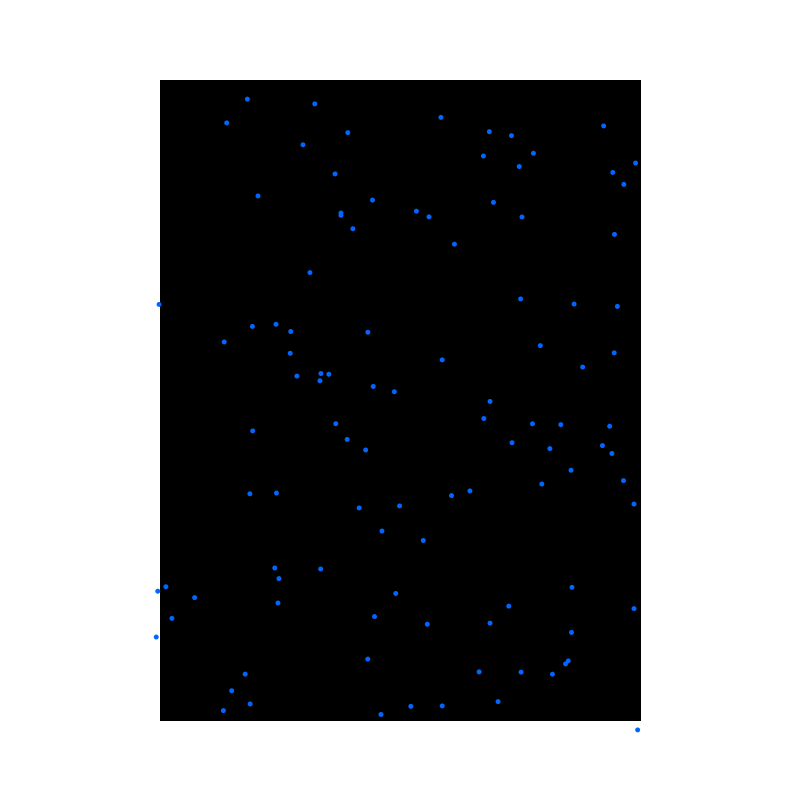
Frame 1 (no input)
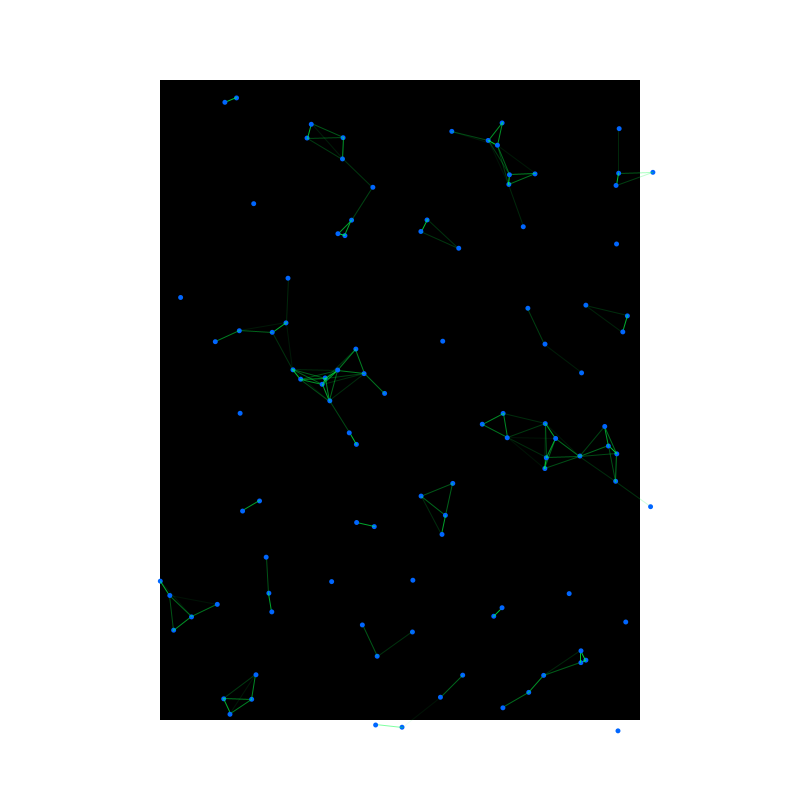
Frame 60 (the mouse pressed at the canvas centre just before this capture)
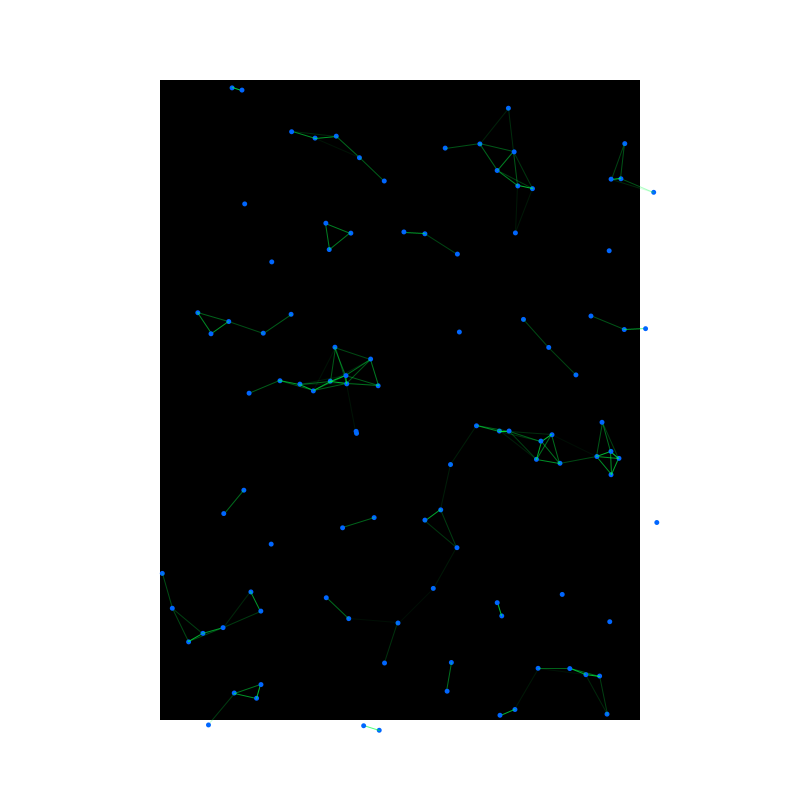
Frame 120 (the mouse held since frame 60 and released just before this capture)

The Processing sketch that drew these frames (run headless with seeded random() and noise(); from frame 60 on, the mouse is pressed at the canvas centre):

// Processing sketch: build
// ── build.pde
/*
	Places N random dots wherever a pixel is dark/black.
*/

int num = 200;
ArrayList<Ball> balls;

void setup() {
	size(800,800);
	background(#FFFFFF);
	smooth();
	// noLoop();

	createStuff();
}

void createStuff() {

	// Black rect in center.
	rectMode(CENTER);
	fill(#000000);
	rect(width/2, height/2, width*0.60, height*0.80);
	
	// Init balls;
	balls = new ArrayList<Ball>();

	// Randomly select a pixel.
	// If it selects a black pixel, then create a circle over it.
	loadPixels();
	for (int i = 0; i < num; ++i) {
		int x = (int) random(width);
		int y = (int) random(height);
		int pixelIndex = y*height + x;
		
		if ( brightness(pixels[pixelIndex]) < 10 ) {
			PVector location = new PVector(x,y);
			int radius = (int) random(5,25);
			int offset = 0;
			color c = #0066FF;
			balls.add(new Ball(location, radius, offset, c));
		}

	}

}

void draw() {
	background(#FFFFFF);

	// Black rect in center.
	rectMode(CENTER);
	fill(#000000);
	rect(width/2, height/2, width*0.60, height*0.80);

	for (int i = 0; i < balls.size(); ++i) {
		Ball curBall = balls.get(i);
		curBall.run();

		// Draw connections. We start at j = i+1 because we don't want to make a connection
		// with balls we had already connected to, including balls[i] itself.
		for (int j = i+1; j < balls.size(); ++j) {
				Ball destinationBall = balls.get(j);
				if ( drawConnetion(curBall, destinationBall) ) {
					// curBall.incrementConnectionsBy(1);
				}
		}
	}
}

boolean drawConnetion(Ball from, Ball to) {
	int maxDistance = 50;
	int distance = (int) from.location.dist( to.location );

	if ( distance < maxDistance ) {
		int strokeAlpha = (int) map(distance, 0, maxDistance, 255, 10);
		stroke(#00FF44, strokeAlpha);
		strokeWeight(1);
		line(from.location.x, from.location.y, to.location.x, to.location.y);
		return true;
	}
	return false;
}
				
// ── Ball.pde
public class Ball {

	public PVector origin, location;
	public int radius;
	public int offset;
	public color c;

	public int connections;

	public int circleRadius = 5;

	public Ball(PVector _origin, int _radius, int _offset, color _c) {
		origin = _origin.get();
		location = new PVector(0, 0);
		radius = _radius;
		offset = (int) random(0,360);
		c = _c;

		connections = 0;
	}

	public void run() {
		update();
		display();
	}

	public void update() {
		float angle = offset + radians( frameCount );
		location.set( radius * cos( angle )
					 ,radius * sin( angle ));
	 	location.add(origin);
	}

	public void display() {
		fill(c);
		noStroke();
		ellipse(location.x, location.y, circleRadius, circleRadius);
	}

}
